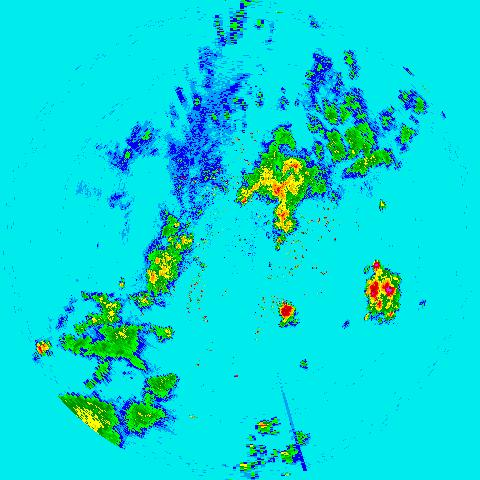
#> input picture segmentation_LSC/data/examples/img_rgb.jpg, 480 x 480 px
$ python comparison_sps_scikit_.py
#> lines starting #> are read from the running program, lines starting #| are printed output that depends on the picture; after the words box and inside, x2 and y2 are one past the last pixel; in counts of white or black regions, pixels touching at a corner belong together
### segmentation_LSC/utils.py
from PIL import Image
import numpy as np
import math
from skimage import color

def my_imread(path: str):
#> called with path = 'data/examples/img_rgb.jpg'
    return np.asarray(Image.open(path), dtype=np.uint8)
#> returned value is the input picture: shape (480, 480, 3); mean R, G, B 8, 217.6, 218.3

class Point(object):
    def __init__(self, x=0, y=0):
        self.x = x
        self.y = y

    def __str__(self):
        return "<class 'Point'>: x={}, y={}".format(self.x, self.y)
    __repr__ = __str__

# [120 lines left out: functions gen_seeds, rgbtolab, gstolab, display_superpixel, display_superpixel_seed, not called in this run]

### segmentation_LSC/comparison_sps_scikit_.py
import matplotlib.pyplot as plt
import numpy as np
from skimage.segmentation import felzenszwalb, slic, quickshift, watershed
from skimage.segmentation import mark_boundaries
from utils import my_imread
from skimage.filters import sobel
from skimage.color import rgb2gray
from skimage import morphology

#img = img_as_float(astronaut()[::2, ::2]) # ndarray: H,W,C
img_dir = 'data/examples/img_rgb.jpg'
img = my_imread(img_dir)
#img = Image.fromarray(img_arr,'RGB')

## felzenszwalb
segments_fz = felzenszwalb(img, scale=100, sigma=0.5, min_size=50)
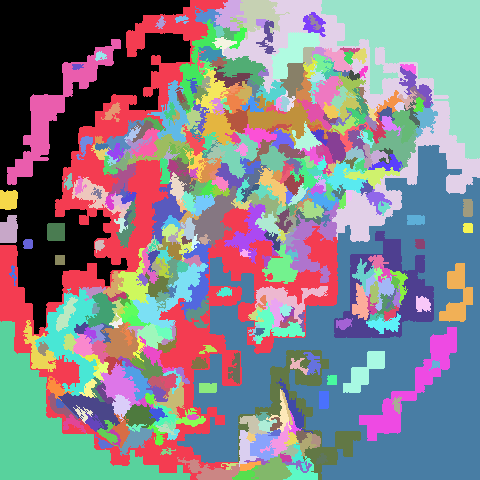
#> segments_fz: shape (480, 480) int64; 429 distinct labels, from 0 to 428; one colour per label, 0 black
# slic
segments_slic = slic(img, n_segments=250, compactness=10, sigma=1,
                     start_label=1)
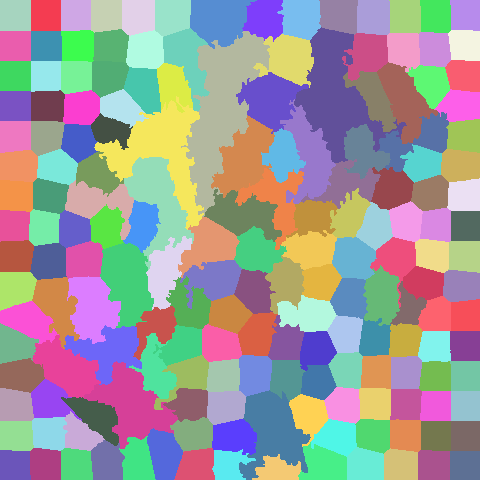
#> segments_slic: shape (480, 480) int64; 173 distinct labels, from 1 to 173; one colour per label, 0 black
# maskslic
# Compute a mask
lum = rgb2gray(img)
mask = morphology.remove_small_holes(
    morphology.remove_small_objects(
        lum < 0.7, 500),
    500)
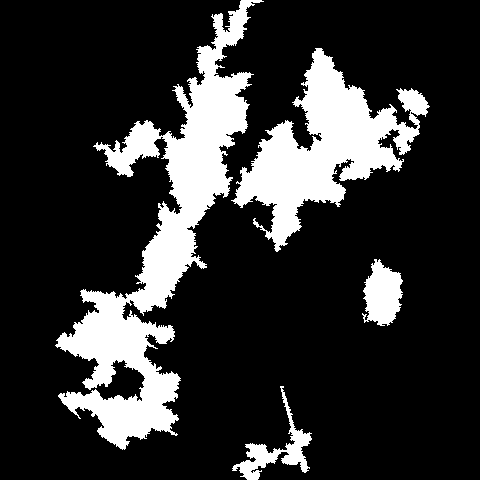
#> mask: shape (480, 480) bool; 19% white; 4 white regions, box (x1, y1, x2, y2) and area: (55, 0, 264, 450) 25198, (231, 48, 430, 252) 14927, (362, 259, 403, 326) 1854, (232, 386, 312, 480) 1713
segments_mslic = slic(img, n_segments=1000, mask=mask, start_label=1)
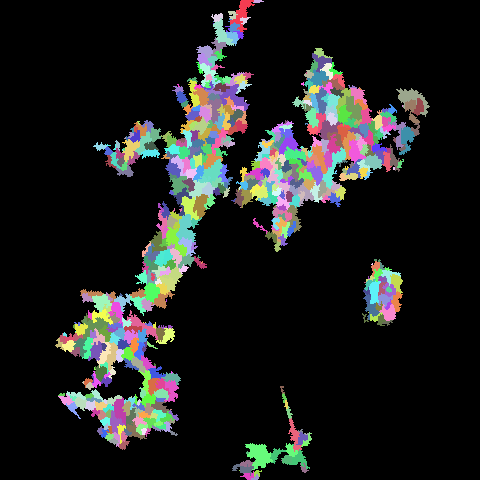
#> segments_mslic: shape (480, 480) int64; 464 distinct labels, from 0 to 463; one colour per label, 0 black

# quickshift
segments_quick = quickshift(img, kernel_size=5, max_dist=19, ratio=0.5)
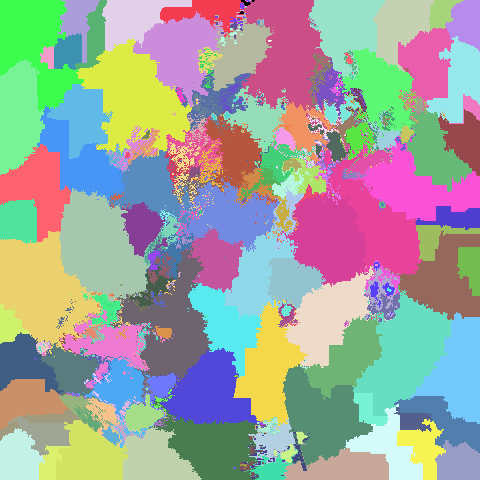
#> segments_quick: shape (480, 480) int64; 255 distinct labels, from 0 to 254; one colour per label, 0 black
# watershed
gradient = sobel(rgb2gray(img))
segments_watershed = watershed(gradient, markers=250, compactness=0.001)
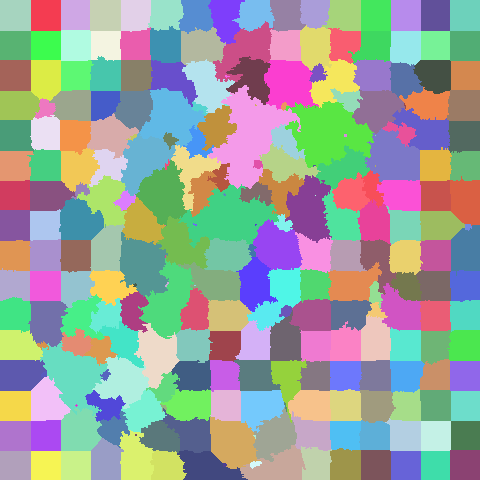
#> segments_watershed: shape (480, 480) int64; 256 distinct labels, from 1 to 256; one colour per label, 0 black

print(f'Felzenszwalb number of segments: {len(np.unique(segments_fz))}')
#| Felzenszwalb number of segments: 429
print(f'SLIC number of segments: {len(np.unique(segments_slic))}')
#| SLIC number of segments: 173
print(f'MaskSLIC number of segments: {len(np.unique(segments_mslic))}')
#| MaskSLIC number of segments: 464
print(f'Quickshift number of segments: {len(np.unique(segments_quick))}')
#| Quickshift number of segments: 255
print(f'Watershed number of segments: {len(np.unique(segments_watershed))}')
#| Watershed number of segments: 256

fig, ax = plt.subplots(2, 2, figsize=(10, 10), sharex=True, sharey=True)

ax[0, 0].imshow(mark_boundaries(img, segments_mslic))
ax[0, 0].set_title("MaskSLIC")
ax[0, 1].imshow(mark_boundaries(img, segments_slic))
ax[0, 1].set_title('SLIC')
ax[1, 0].imshow(mark_boundaries(img, segments_quick))
ax[1, 0].set_title('Quickshift')
ax[1, 1].imshow(mark_boundaries(img, segments_watershed))
ax[1, 1].set_title('Compact watershed')

for a in ax.ravel():
    a.set_axis_off()

plt.tight_layout()
plt.show()
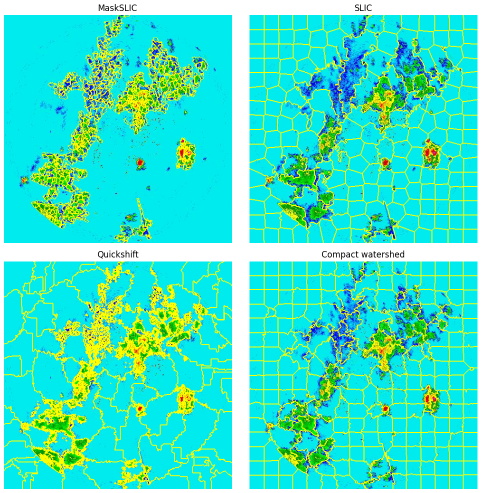
#> figure drawn by matplotlib, 4 panels
